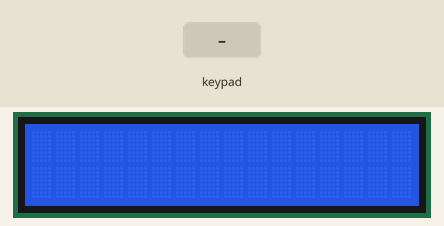
This sketch was run on a simulated Arduino Uno, built with avr-gcc and run on an emulated ATmega328P. Parts: 16×2 character LCD. The inputs (shaded band) are chosen by the test bench.

Above: at 1.2 s.
1.3 s: keypad keys 4 3 2 1 # pressed 0.4 s apart
At 3.8 s:
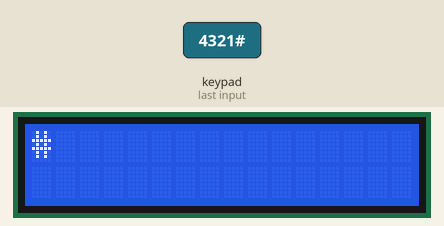
4.8 s: key '*' pressed
At 5.2 s:
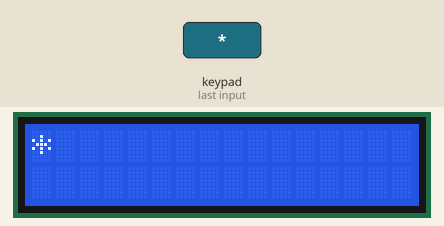
6.3 s: key '5' pressed
At 7.4 s:
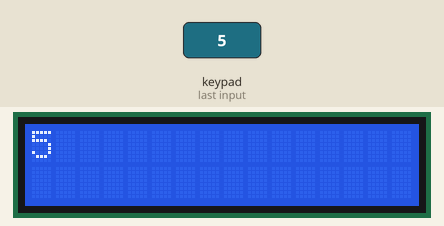
7.8 s: keypad keys 7 6 5 pressed 0.4 s apart
At 8.0 s:
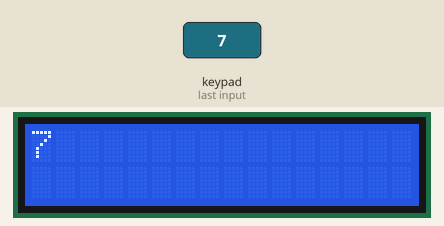
10.5 s: key '#' pressed
At 11.7 s:
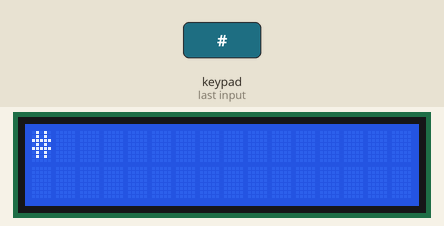
12.0 s: key '1' pressed
At 13.1 s:
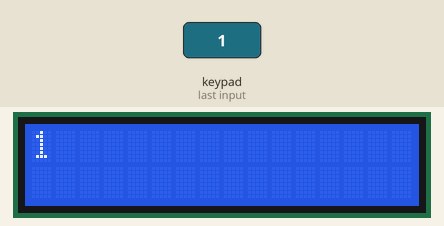
Timing chart, 0 to 14.5 s (numbered marks = the images above; inputs shaded):
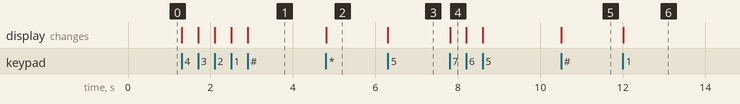

The sketch:

Project_MembacaKeypad.ino
```cpp
#include <Keypad.h>
#include <LiquidCrystal.h>
LiquidCrystal lcd(13,12,11,10,9,8);
const byte JmlBaris = 4;
const byte JmlKolom = 3;
char keys[JmlBaris][JmlKolom] = {
  {'1','2','3'},
  {'4','5','6'},
  {'7','8','9'},
  {'*','0','#'}
};
byte PinBaris[JmlBaris] = {4,3,2,1};
byte PinKolom[JmlKolom] = {7,6,5};
int count=0;
Keypad keypad = Keypad(makeKeymap(keys), PinBaris, PinKolom, JmlBaris, JmlKolom );
void setup() {
  lcd.begin(16,2);

}

void loop() {
  char key = keypad.getKey();
  if (key != NO_KEY)
  {
   lcd.setCursor(0,0);
   lcd.print(key);
    count++;
  }
}
```

Measured:
- after the input at 1.3 s, the display: first changes at once (image 1 shows a later state)
- after the input at 4.8 s, the display: changes at once (image 2)
- after the input at 6.3 s, the display: changes at once (image 3)
- after the input at 7.8 s, the display: changes at once (image 4)
- after the input at 10.5 s, the display: changes at once (image 5)
- after the input at 12.0 s, the display: changes at once (image 6)
